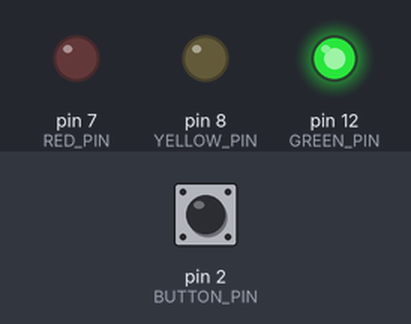
Simulated run of this sketch. Board: Arduino Uno, built with avr-gcc and run on an emulated ATmega328P. On the bench: output pins drawn as LEDs (lit = HIGH). The inputs (shaded band) are chosen by the test bench; at power-on: pin 2 (BUTTON_PIN) HIGH.

Above: at 2.5 s.
At 5.6 s:
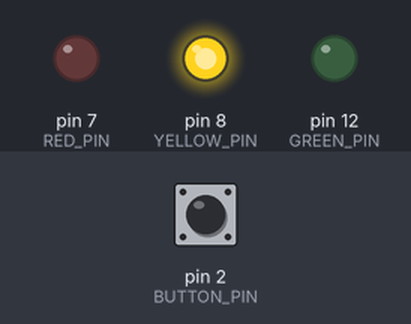
At 7.6 s:
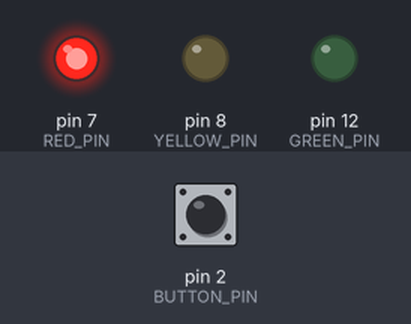
At 9.24 s:
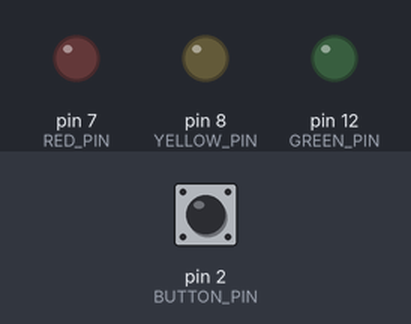
Timing chart, 0 to 12.2 s (numbered marks = the images above):
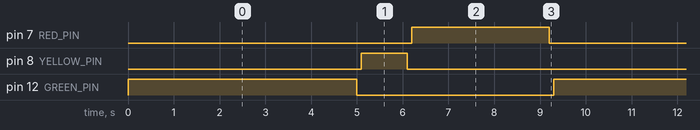

The sketch:

traffic_light.ino
```cpp
// ---------- CONSTANTS ----------

#define GREEN_PIN (12)
#define YELLOW_PIN (8)
#define RED_PIN (7)

#define BUTTON_PIN (2)

#define GREEN_TIMEOUT (5000)
#define YELLOW_TIMEOUT (1000)
#define RED_TIMEOUT (3000)

#define BUTTON_TIMEOUT ((RED_TIMEOUT) + (YELLOW_TIMEOUT) + (2000))

#define TIMEOUT_TOLERANCE (500)


// ---------- STATE VARIABLES ----------

bool pressed;
unsigned long long last_pressed = 0;

uint8_t pin_on = -1;
unsigned long long last_transition = 0;


// ---------- PROGRAM ----------

void turn_on(uint8_t);
void turn_off(uint8_t);
void check_and_switch(uint8_t, uint8_t, uint16_t);

void setup() {
  pinMode(GREEN_PIN, OUTPUT);
  pinMode(YELLOW_PIN, OUTPUT);
  pinMode(RED_PIN, OUTPUT);

  pinMode(BUTTON_PIN, INPUT_PULLUP);

  turn_on(GREEN_PIN);
}

void loop(){
  pressed = !digitalRead(BUTTON_PIN);

  if (pressed && millis() - last_pressed >= BUTTON_TIMEOUT && pin_on == GREEN_PIN) {

    // Debounce delay
    while (!digitalRead(BUTTON_PIN));

    last_pressed = millis();
    turn_off(GREEN_PIN);

    turn_on(YELLOW_PIN);
  }

  check_and_switch(GREEN_PIN, YELLOW_PIN, GREEN_TIMEOUT);

  check_and_switch(YELLOW_PIN, RED_PIN, YELLOW_TIMEOUT);

  check_and_switch(RED_PIN, GREEN_PIN, RED_TIMEOUT);
}


// ---------- HELPER FUNCTIONS ----------

void turn_on(uint8_t led_pin) {
  last_transition = millis();

  digitalWrite(led_pin, HIGH);
  pin_on = led_pin;

  delay(100);
}

void turn_off(uint8_t led_pin) {
  digitalWrite(led_pin, LOW);
  pin_on = -1;

  delay(100);
}

void check_and_switch(uint8_t pin_reff, uint8_t next_pin, uint16_t timeout_reff) {
    if (pin_on == pin_reff && millis() - last_transition >= timeout_reff) {
      turn_off(pin_reff);
      turn_on(next_pin);
  }
}
```

Measured:
- by itself, pin 7 (RED_PIN): alternates HIGH for 3.0 s and LOW for 6.3 s
- by itself, pin 8 (YELLOW_PIN): alternates HIGH for 1.0 s and LOW for 8.3 s
- by itself, pin 12 (GREEN_PIN): alternates HIGH for 5.0 s and LOW for 4.3 s
